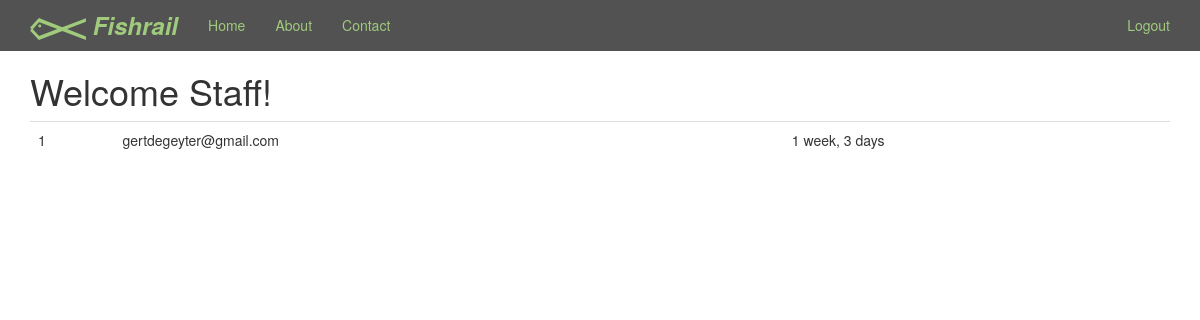
/home/ (signed in), run on an earlier commit of the app's database.
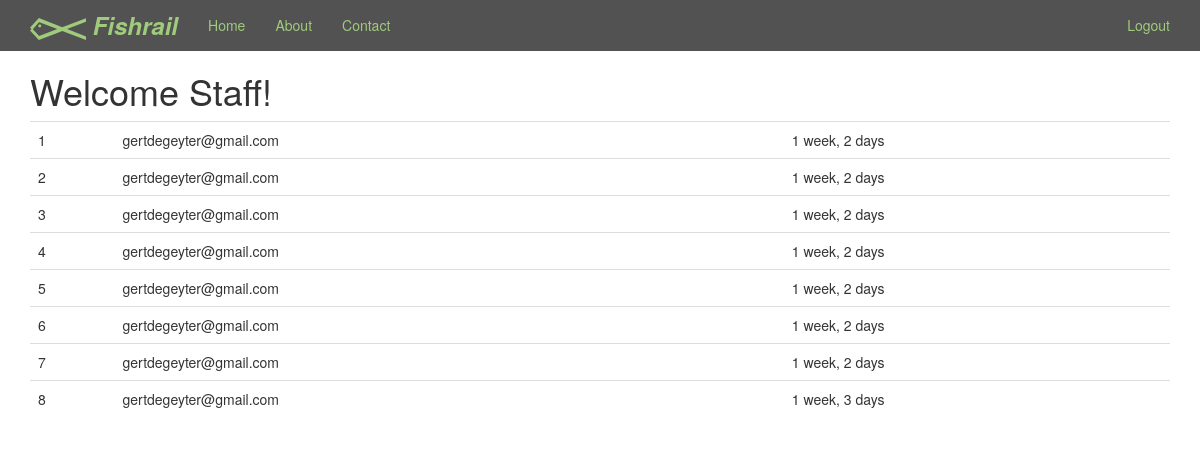
And on a later commit of the database.
### newsletter/models.py (models this page shows)
class SignUp(models.Model):
    email = models.EmailField()
    first_name = models.CharField(max_length=120, blank=True, null=True)
    last_name = models.CharField(max_length=120, blank=True, null=True)
    timestamp = models.DateTimeField(auto_now_add=True, auto_now=False)
    updated = models.DateTimeField(auto_now_add=False, auto_now=True)
    def __str__(self):
        return self.email

### newsletter/views.py (the view, shortened to what this page needs)
# urls.py: url(r'^home/$', 'newsletter.views.home', name='home'),
def home(request):
    title = "Welcome"
    form = SignUpForm(request.POST or None)
    context = {
        "title": title,
        "form": form,
    }
    if request.user.is_authenticated() and request.user.is_staff:
        queryset = SignUp.objects.all().order_by("-timestamp")# .filter(full_name__icontains='Justin')
        context = {
            "queryset": queryset
        }
    return render(request, "home.html", context)

### templates/home.html (shortened to what this page needs)
{% extends "base.html" %}
{% load crispy_forms_tags %}
{% load staticfiles %}
{% block content %}
    {% if request.user.is_authenticated %}
        {% if queryset %}
            <h1>Welcome Staff!</h1>
            <table class="table">
            {% for instance in queryset %}
                <tr><td>{{ forloop.counter }}</td><td>{{ instance  }}</td> <td>{{ instance.full_name }} </td> <td>{{ instance.timestamp|timesince }} </td</tr>
            {% endfor %}
            </table>
        {% else %}
            <h1>You are logged in!</h1>
        {% endif %}
    {% endif %}
{% endblock %}

### templates/base.html (shortened to what this page needs)
{% load staticfiles %}
<!DOCTYPE html>
<html lang="en">
  <head>
    {% include 'head_css.html' %}
  <body>
{% include 'navbar.html' %}
    <div class="container">
   {% block content %}
   {% endblock %}
    </div>
{% include 'javascript.html' %}

### templates/head_css.html
{% load staticfiles %}
    <link rel="stylesheet" href="https://maxcdn.bootstrapcdn.com/font-awesome/4.5.0/css/font-awesome.min.css">
    <link href="{% static 'css/bootstrap.min.css' %}" rel="stylesheet">
    <link href="{% static 'css/navbar-static-top.css' %}" rel="stylesheet">
     <link href="{% static 'css/custom.css' %}" rel="stylesheet">
      </head>

### templates/navbar.html (shortened to what this page needs)
     {% load staticfiles %}
    <nav class="navbar navbar-default navbar-static-top">
      <div class="container">
        <div class="navbar-header">
          <a class="navbar-brand" href="{% url "home" %}"><span><img src="{% static 'img/logo.svg' %}" height="22px" /></span> Fishrail </a>
        </div>
        <div id="navbar" class="navbar-collapse collapse">
          <ul class="nav navbar-nav">
            <li><a href="{% url "home" %}">Home</a></li>
            <li><a href="{% url "about" %}">About</a></li>
            <li><a href="{% url "contact" %}">Contact</a></li>
          </ul>
          <ul class="nav navbar-nav navbar-right">
              {% if request.user.is_authenticated %}
                  <li><a href="{% url 'auth_logout' %}">Logout</a></li>
                  {% else %}
                  <li><a href="{% url 'registration_register' %}">Register</a></li>
              {% endif %}
          </ul>
        </div>
      </div>
    </nav>

### templates/javascript.html (shortened to what this page needs)
{% load staticfiles %}
  </body>
</html>

### static_in_pro/our_static/css/navbar-static-top.css (style rules this page uses)
body { min-height: 1000px; }
.navbar-static-top { background-color: #525252; border-color: #525252; margin-bottom: 0px !important; }
.navbar-default .navbar-brand { color: #A0CA7C; font-style: oblique; font-weight: bolder; font-size: x-large; }
.navbar-default .navbar-nav > li > a { color: #A0CA7C; }

What changed in the data, as far as the page shows it:
added SignUp: email "gertdegeyter@gmail.com", timestamp "1 week, 2 days"
added SignUp: email "gertdegeyter@gmail.com", timestamp "1 week, 2 days"
added SignUp: email "gertdegeyter@gmail.com", timestamp "1 week, 2 days"
added SignUp: email "gertdegeyter@gmail.com", timestamp "1 week, 2 days"
added SignUp: email "gertdegeyter@gmail.com", timestamp "1 week, 2 days"
added SignUp: email "gertdegeyter@gmail.com", timestamp "1 week, 2 days"
added SignUp: email "gertdegeyter@gmail.com", timestamp "1 week, 2 days"
